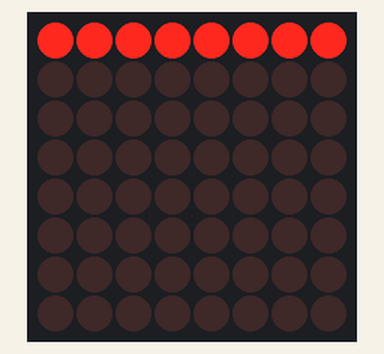
Simulated run of this sketch. Board: Arduino Uno, built with avr-gcc and run on an emulated ATmega328P. On the bench: 8×8 LED matrix.

Above: at 1.6 s.
At 3.4 s:
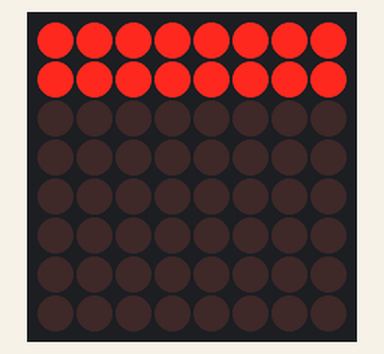
At 5.21 s:
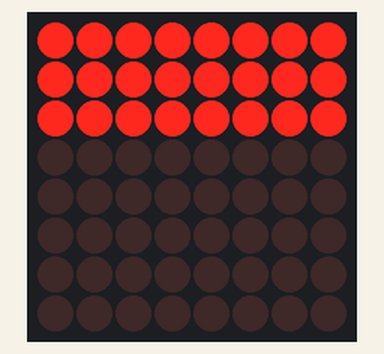
At 7.01 s:
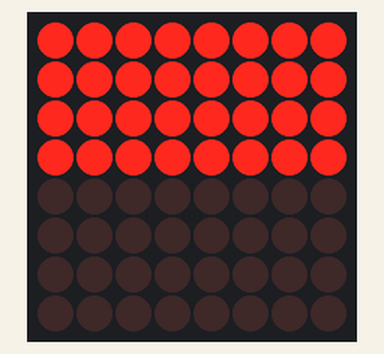
At 10.61 s:
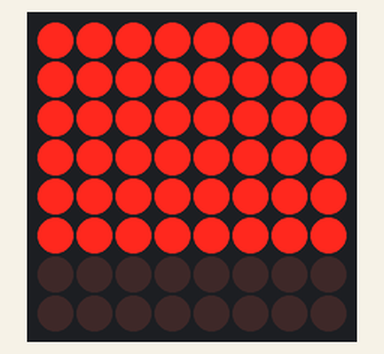
At 14.22 s:
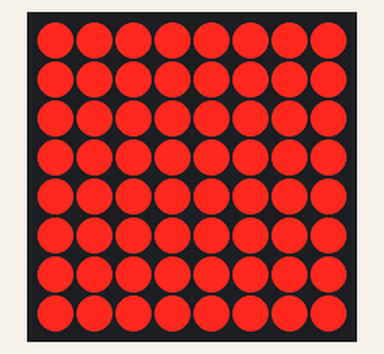

The sketch:

LEDMatrix_v1.ino
```cpp
#include <MaxMatrix.h>

// nastavenie pinov, ku ktorym je pripojeny integrovany obvod MAX7219
#define PIN_DIN 8
#define PIN_CS	9
#define PIN_CLK	10
// pocet displejov pripojenych k IO MAX7219
#define LED_MATRIX_COUNT 1
// hodnota jasu/svietivosti
#define LED_MATRIX_INTENSITY 1

// vytvorenie instancie MaxMatrix
MaxMatrix maxMatrix(PIN_DIN, PIN_CS, PIN_CLK, /* Pocet zapojenych displejov */LED_MATRIX_COUNT);

void setup()
{
	// inicializacia kniznice MaxMatrix
	maxMatrix.init();
	maxMatrix.setIntensity(LED_MATRIX_INTENSITY);	//nastavenie intenzity
}

void loop()
{
	for (int j = 0; j < 8; j++)
	{
		for (int i = 0; i < 8; i++)
		{
			maxMatrix.setDot(/* stlpec => */i, /* riadok => */j, /* hodnota => */HIGH); /* rozsvietenie konkretnej LEDky */
			delay(200);
		}
		delay(200);
	}
	maxMatrix.clear(); 	// vypnutie svetkych LED
}
```

Measured:
- by itself, everything shown: repeats every 14.4 s, in 65 steps
- what the display in image 0 shows lasts 0.4 s, from 1.4 s to 1.8 s
